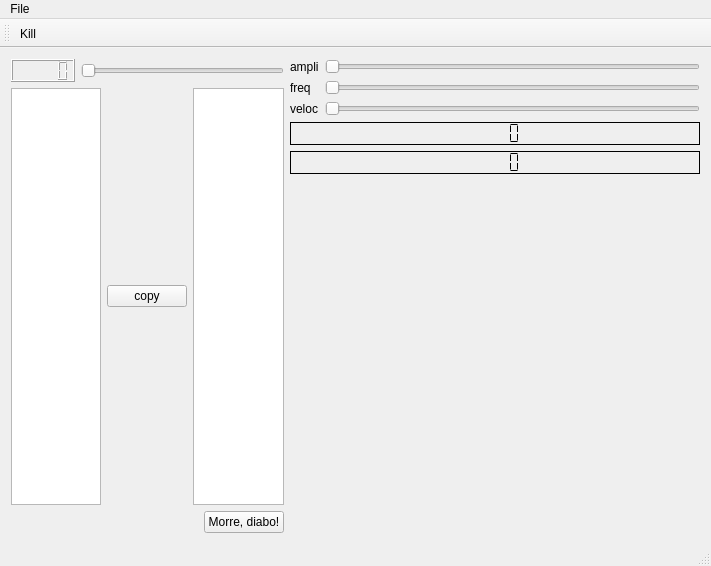
<?xml version="1.0" encoding="UTF-8"?>
<ui version="4.0">
 <class>MainWindow</class>
 <widget class="QMainWindow" name="MainWindow">
  <property name="geometry">
   <rect>
    <x>0</x>
    <y>0</y>
    <width>711</width>
    <height>566</height>
   </rect>
  </property>
  <property name="windowTitle">
   <string>MainWindow</string>
  </property>
  <widget class="QWidget" name="centralWidget">
   <layout class="QHBoxLayout" name="horizontalLayout_4" stretch="40,60">
    <item>
     <layout class="QVBoxLayout" name="verticalLayout">
      <item>
       <layout class="QHBoxLayout" name="horizontalLayout">
        <item>
         <widget class="QLCDNumber" name="lcdNumber">
          <property name="frameShape">
           <enum>QFrame::Box</enum>
          </property>
          <property name="frameShadow">
           <enum>QFrame::Raised</enum>
          </property>
         </widget>
        </item>
        <item>
         <widget class="QSlider" name="horizontalSlider">
          <property name="maximum">
           <number>99</number>
          </property>
          <property name="orientation">
           <enum>Qt::Horizontal</enum>
          </property>
         </widget>
        </item>
       </layout>
      </item>
      <item>
       <layout class="QHBoxLayout" name="horizontalLayout_2">
        <item>
         <widget class="QTextEdit" name="textEditLeft"/>
        </item>
        <item>
         <widget class="QPushButton" name="pushButtonCopy">
          <property name="text">
           <string>copy</string>
          </property>
         </widget>
        </item>
        <item>
         <widget class="QTextEdit" name="textEditRight"/>
        </item>
       </layout>
      </item>
      <item>
       <layout class="QHBoxLayout" name="horizontalLayout_3">
        <item>
         <spacer name="horizontalSpacer">
          <property name="orientation">
           <enum>Qt::Horizontal</enum>
          </property>
          <property name="sizeHint" stdset="0">
           <size>
            <width>40</width>
            <height>20</height>
           </size>
          </property>
         </spacer>
        </item>
        <item>
         <widget class="QPushButton" name="pushButtonMorre">
          <property name="text">
           <string>Morre, diabo!</string>
          </property>
         </widget>
        </item>
       </layout>
      </item>
     </layout>
    </item>
    <item>
     <layout class="QVBoxLayout" name="verticalLayout_2" stretch="0,0,0,100">
      <item>
       <layout class="QGridLayout" name="gridLayout">
        <item row="0" column="0">
         <widget class="QLabel" name="label">
          <property name="text">
           <string>ampli</string>
          </property>
         </widget>
        </item>
        <item row="0" column="1">
         <widget class="QSlider" name="horizontalSliderAmpl">
          <property name="orientation">
           <enum>Qt::Horizontal</enum>
          </property>
         </widget>
        </item>
        <item row="1" column="0">
         <widget class="QLabel" name="label_2">
          <property name="text">
           <string>freq</string>
          </property>
         </widget>
        </item>
        <item row="1" column="1">
         <widget class="QSlider" name="horizontalSliderFreq">
          <property name="orientation">
           <enum>Qt::Horizontal</enum>
          </property>
         </widget>
        </item>
        <item row="2" column="0">
         <widget class="QLabel" name="label_3">
          <property name="text">
           <string>veloc</string>
          </property>
         </widget>
        </item>
        <item row="2" column="1">
         <widget class="QSlider" name="horizontalSliderVeloc">
          <property name="orientation">
           <enum>Qt::Horizontal</enum>
          </property>
         </widget>
        </item>
       </layout>
      </item>
      <item>
       <widget class="QLCDNumber" name="lcdNumberX">
        <property name="frameShape">
         <enum>QFrame::Box</enum>
        </property>
        <property name="frameShadow">
         <enum>QFrame::Plain</enum>
        </property>
        <property name="segmentStyle">
         <enum>QLCDNumber::Flat</enum>
        </property>
       </widget>
      </item>
      <item>
       <widget class="QLCDNumber" name="lcdNumberY">
        <property name="frameShape">
         <enum>QFrame::Box</enum>
        </property>
        <property name="frameShadow">
         <enum>QFrame::Plain</enum>
        </property>
        <property name="segmentStyle">
         <enum>QLCDNumber::Flat</enum>
        </property>
       </widget>
      </item>
      <item>
       <widget class="Plotter" name="widgetPlotter" native="true"/>
      </item>
     </layout>
    </item>
   </layout>
  </widget>
  <widget class="QMenuBar" name="menuBar">
   <property name="geometry">
    <rect>
     <x>0</x>
     <y>0</y>
     <width>711</width>
     <height>23</height>
    </rect>
   </property>
   <widget class="QMenu" name="menuFile">
    <property name="title">
     <string>File</string>
    </property>
    <addaction name="actionKill"/>
    <addaction name="actionDialogo"/>
   </widget>
   <addaction name="menuFile"/>
  </widget>
  <widget class="QToolBar" name="mainToolBar">
   <attribute name="toolBarArea">
    <enum>TopToolBarArea</enum>
   </attribute>
   <attribute name="toolBarBreak">
    <bool>false</bool>
   </attribute>
   <addaction name="actionKill"/>
  </widget>
  <widget class="QStatusBar" name="statusBar"/>
  <action name="actionKill">
   <property name="icon">
    <iconset resource="recursos.qrc">
     <normaloff>:/bomba</normaloff>:/bomba</iconset>
   </property>
   <property name="text">
    <string>Kill</string>
   </property>
   <property name="toolTip">
    <string>Finaliza a Interface</string>
   </property>
  </action>
  <action name="actionDialogo">
   <property name="text">
    <string>Dialogo</string>
   </property>
  </action>
 </widget>
 <layoutdefault spacing="6" margin="11"/>
 <customwidgets>
  <customwidget>
   <class>Plotter</class>
   <extends>QWidget</extends>
   <header>plotter.h</header>
   <container>1</container>
   <slots>
    <slot>setAmplitude(int)</slot>
    <slot>setFrequencia(int)</slot>
   </slots>
  </customwidget>
 </customwidgets>
 <resources>
  <include location="recursos.qrc"/>
 </resources>
 <connections>
  <connection>
   <sender>pushButtonCopy</sender>
   <signal>clicked()</signal>
   <receiver>MainWindow</receiver>
   <slot>copiaTexto()</slot>
   <hints>
    <hint type="sourcelabel">
     <x>176</x>
     <y>291</y>
    </hint>
    <hint type="destinationlabel">
     <x>244</x>
     <y>314</y>
    </hint>
   </hints>
  </connection>
  <connection>
   <sender>horizontalSlider</sender>
   <signal>valueChanged(int)</signal>
   <receiver>MainWindow</receiver>
   <slot>mostraLcd(int)</slot>
   <hints>
    <hint type="sourcelabel">
     <x>211</x>
     <y>90</y>
    </hint>
    <hint type="destinationlabel">
     <x>207</x>
     <y>140</y>
    </hint>
   </hints>
  </connection>
  <connection>
   <sender>actionKill</sender>
   <signal>triggered()</signal>
   <receiver>MainWindow</receiver>
   <slot>finaliza()</slot>
   <hints>
    <hint type="sourcelabel">
     <x>-1</x>
     <y>-1</y>
    </hint>
    <hint type="destinationlabel">
     <x>253</x>
     <y>157</y>
    </hint>
   </hints>
  </connection>
  <connection>
   <sender>horizontalSliderAmpl</sender>
   <signal>valueChanged(int)</signal>
   <receiver>widgetPlotter</receiver>
   <slot>setAmplitude(int)</slot>
   <hints>
    <hint type="sourcelabel">
     <x>365</x>
     <y>85</y>
    </hint>
    <hint type="destinationlabel">
     <x>430</x>
     <y>350</y>
    </hint>
   </hints>
  </connection>
  <connection>
   <sender>horizontalSliderFreq</sender>
   <signal>valueChanged(int)</signal>
   <receiver>widgetPlotter</receiver>
   <slot>setFrequencia(int)</slot>
   <hints>
    <hint type="sourcelabel">
     <x>365</x>
     <y>106</y>
    </hint>
    <hint type="destinationlabel">
     <x>384</x>
     <y>302</y>
    </hint>
   </hints>
  </connection>
  <connection>
   <sender>actionDialogo</sender>
   <signal>triggered()</signal>
   <receiver>MainWindow</receiver>
   <slot>mostraDialogo()</slot>
   <hints>
    <hint type="sourcelabel">
     <x>-1</x>
     <y>-1</y>
    </hint>
    <hint type="destinationlabel">
     <x>355</x>
     <y>282</y>
    </hint>
   </hints>
  </connection>
 </connections>
 <slots>
  <slot>copiaTexto()</slot>
  <slot>mostraLcd(int)</slot>
  <slot>finaliza()</slot>
  <slot>mostraDialogo()</slot>
 </slots>
</ui>
